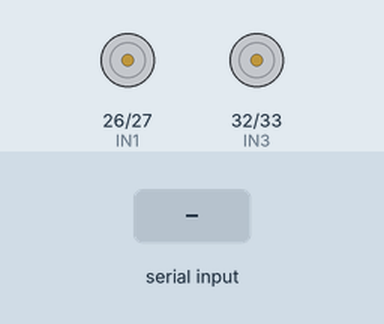
The sketch below on a simulated ESP32. Parts: motor-driver pin pairs drawn as motors (green arrow = first pin HIGH = forward, orange = second pin HIGH = backward, longer = more drive, scaled by the enable pin). Inputs (shaded band) come from the test bench. Nothing arrives over Bluetooth unless stated; what the sketch prints to the serial monitor is not drawn.

Above: at 1.2 s.
1.3 s: "F" received over the second serial link
At 1.6 s:
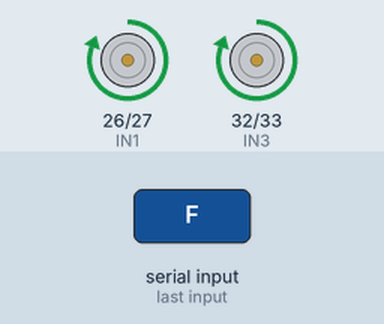
2.8 s: "B" received over the second serial link
At 3.9 s:
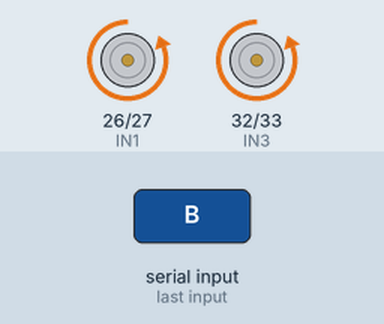
4.3 s: "L" received over the second serial link
At 5.0 s:
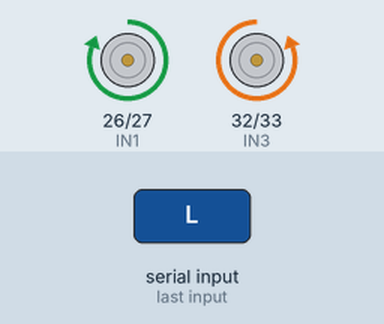
5.8 s: "R" received over the second serial link
At 6.2 s:
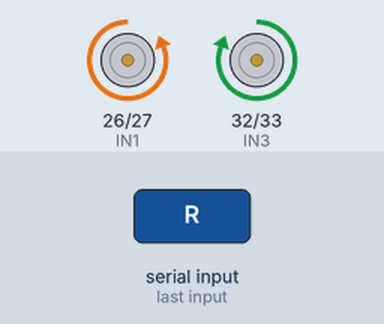
7.3 s: "S" received over the second serial link
At 8.5 s:
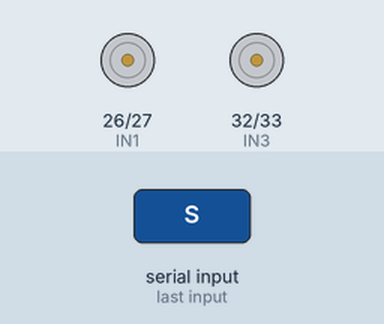
Timing chart, 0 to 9.8 s (numbered marks = the images above; inputs shaded):
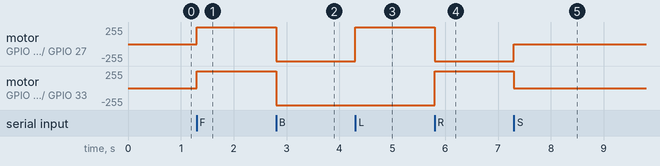

The sketch:

Robo_ESP32.ino
```cpp
/*
 * =========================================================================
 * Project: ESP32 Smart Rover Controller
 * Description: Bluetooth Serial & PWM Motor Control for Robotics Club
 * Hardware: ESP32 NodeMCU + L298N / TB6612FNG Motor Driver
 * =========================================================================
 */

#include "BluetoothSerial.h"

// Check if Bluetooth is properly enabled in your ESP32 board settings
#if !defined(CONFIG_BT_ENABLED) || !defined(CONFIG_BLUEDROID_ENABLED)
#error Bluetooth is not enabled! Please run `make menuconfig` to and enable it
#endif

BluetoothSerial SerialBT;

// --- L298N Pin Definitions ---
// Left Motors
const int ENA = 14; // Left Speed (PWM)
const int IN1 = 26; // Left Forward
const int IN2 = 27; // Left Reverse

// Right Motors
const int ENB = 15; // Right Speed (PWM)
const int IN3 = 32; // Right Forward
const int IN4 = 33; // Right Reverse

int motorSpeed = 255; // Default max speed (0-255)

void setup() {
  Serial.begin(115200);

  // Configure pins as outputs
  pinMode(ENA, OUTPUT);
  pinMode(IN1, OUTPUT);
  pinMode(IN2, OUTPUT);
  pinMode(ENB, OUTPUT);
  pinMode(IN3, OUTPUT);
  pinMode(IN4, OUTPUT);

  // Ensure motors are stopped on boot
  stopMotors();

  // Initialize Bluetooth
  SerialBT.begin("Robo_X");
  Serial.println("Bluetooth Started! Ready to pair...");
}

void loop() {
  if (SerialBT.available()) {
    char command = SerialBT.read();

    // Execute movement based on the received character
    switch (command) {
      case 'F': moveForward(motorSpeed); break;
      case 'B': moveBackward(motorSpeed); break;
      case 'L': turnLeft(motorSpeed); break;
      case 'R': turnRight(motorSpeed); break;
      case 'S': stopMotors(); break;

      // Map numbers 0-9 from the app to PWM speeds (0 to 255)
      case '0': motorSpeed = 0; break;
      case '1': motorSpeed = 28; break;
      case '2': motorSpeed = 56; break;
      case '3': motorSpeed = 85; break;
      case '4': motorSpeed = 113; break;
      case '5': motorSpeed = 141; break;
      case '6': motorSpeed = 170; break;
      case '7': motorSpeed = 198; break;
      case '8': motorSpeed = 226; break;
      case '9': motorSpeed = 255; break;
    }
  }
}

// ==========================================
//           MOVEMENT FUNCTIONS
// ==========================================

void moveForward(int speed) {
  digitalWrite(IN1, HIGH);
  digitalWrite(IN2, LOW);
  digitalWrite(IN3, HIGH);
  digitalWrite(IN4, LOW);
  analogWrite(ENA, speed);
  analogWrite(ENB, speed);
}

void moveBackward(int speed) {
  digitalWrite(IN1, LOW);
  digitalWrite(IN2, HIGH);
  digitalWrite(IN3, LOW);
  digitalWrite(IN4, HIGH);
  analogWrite(ENA, speed);
  analogWrite(ENB, speed);
}

void turnLeft(int speed) {
  // Left side reverse, Right side forward
  digitalWrite(IN1, HIGH);
  digitalWrite(IN2, LOW);
  digitalWrite(IN3, LOW);
  digitalWrite(IN4, HIGH);
  analogWrite(ENA, speed);
  analogWrite(ENB, speed);
}

void turnRight(int speed) {
  // Left side forward, Right side reverse
  digitalWrite(IN1, LOW);
  digitalWrite(IN2, HIGH);
  digitalWrite(IN3, HIGH);
  digitalWrite(IN4, LOW);
  analogWrite(ENA, speed);
  analogWrite(ENB, speed);
}

void stopMotors() {
  digitalWrite(IN1, LOW);
  digitalWrite(IN2, LOW);
  digitalWrite(IN3, LOW);
  digitalWrite(IN4, LOW);
  analogWrite(ENA, 0);
  analogWrite(ENB, 0);
}
```

Measured:
- after the input at 1.3 s, motor on GPIO 26 (IN1) / GPIO 27 (IN2), motor on GPIO 32 (IN3) / GPIO 33 (IN4): stopped → forward 255/255 at once
- after the input at 2.8 s, motor on GPIO 26 (IN1) / GPIO 27 (IN2), motor on GPIO 32 (IN3) / GPIO 33 (IN4): forward 255/255 → backward 255/255 at once
- after the input at 4.3 s, motor on GPIO 26 (IN1) / GPIO 27 (IN2): backward 255/255 → forward 255/255 at once
- after the input at 5.8 s, motor on GPIO 26 (IN1) / GPIO 27 (IN2): forward 255/255 → backward 255/255 at once; motor on GPIO 32 (IN3) / GPIO 33 (IN4): backward 255/255 → forward 255/255 at once
- after the input at 7.3 s, motor on GPIO 26 (IN1) / GPIO 27 (IN2): backward 255/255 → stopped at once; motor on GPIO 32 (IN3) / GPIO 33 (IN4): forward 255/255 → stopped at once
